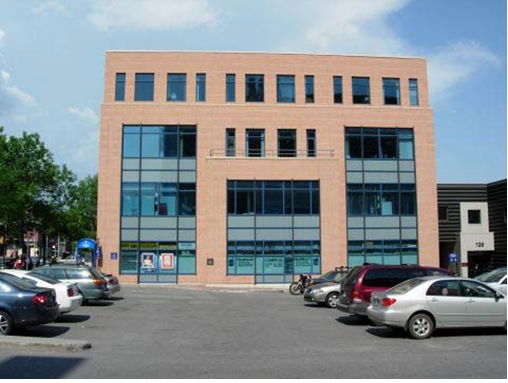
#> input picture Computer Vision 2/images/input/building.png, 508 x 383 px
$ python main.py
#> lines starting #> are read from the running program, lines starting #| are printed output that depends on the picture
#> further down, image_path is the input picture: shape (383, 508, 3); mean B, G, R 140.5, 137.6, 130.6
import cv2
import numpy as np


def corners_detection(image):

    # cross = cv2.getStructuringElement(cv2.MORPH_CROSS, (5, 5))
    cross = np.array([[0, 0, 1, 0, 0],
                      [0, 0, 1, 0, 0],
                      [1, 1, 1, 1, 1],
                      [0, 0, 1, 0, 0],
                      [0, 0, 1, 0, 0]], dtype=np.uint8)

    # diamond = cv2.getStructuringElement(cv2.MORPH_RECT, (5, 5))
    diamond = np.array([[0, 0, 1, 0, 0],
                        [0, 1, 1, 1, 0],
                        [1, 1, 1, 1, 1],
                        [0, 1, 1, 1, 0],
                        [0, 0, 1, 0, 0]], dtype=np.uint8)
    # diamond = np.array([[0, 1, 0],
    #                     [1, 1, 1],
    #                     [0, 1, 0]], dtype=np.uint8)

    x_shape = np.array([[1, 0, 0, 0, 1],
                        [0, 1, 0, 1, 0],
                        [0, 0, 1, 0, 0],
                        [0, 1, 0, 1, 0],
                        [1, 0, 0, 0, 1]], dtype=np.uint8)

    square = np.ones((5, 5), np.uint8)

    # first dilation
    R1 = cv2.dilate(image, cross)
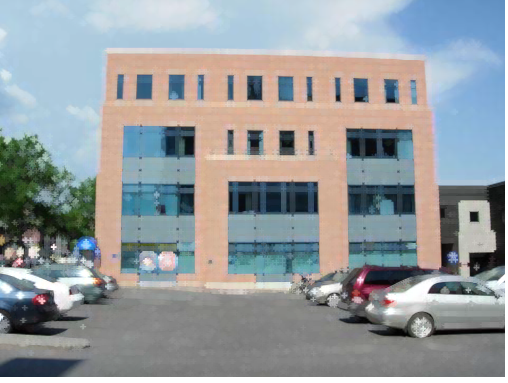
#> R1: shape (383, 508, 3); mean B, G, R 157.6, 154.6, 148.8
    R1 = cv2.erode(R1, diamond)
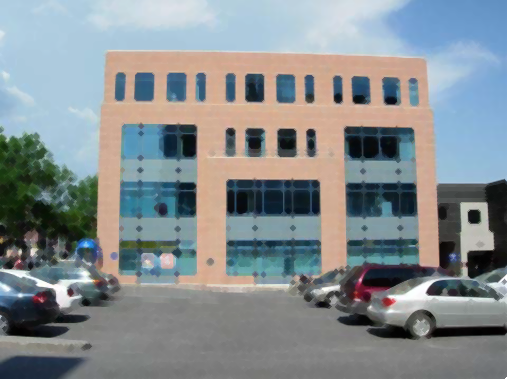
#> R1: shape (383, 508, 3); mean B, G, R 144.8, 141.8, 134.5
    cv2.imshow("First result", R1)
    cv2.imwrite("images/output/first_dilate_erode_image.png", R1)

    # second dilation
    R2 = cv2.dilate(image, x_shape)
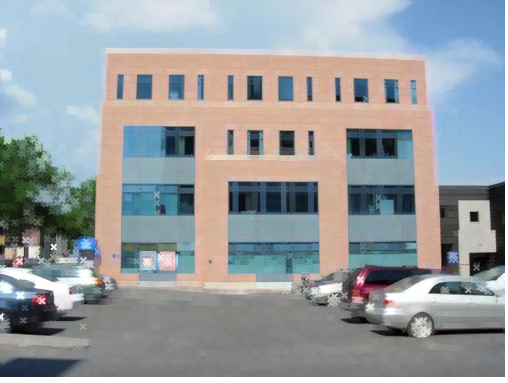
#> R2: shape (383, 508, 3); mean B, G, R 159.5, 156.4, 150.8
    R2 = cv2.erode(R2, square)
    cv2.imshow("Second result", R2)
    cv2.imwrite("images/output/second_dilate_erode_image.png", R2)

    result = cv2.absdiff(R1, R2)
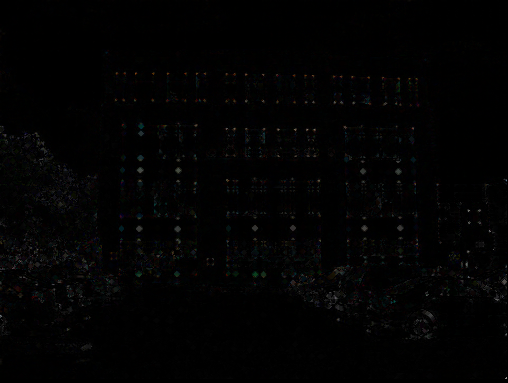
#> result: shape (383, 508, 3); mean B, G, R 2.3, 2.3, 2.4
    cv2.imshow("No threshold", result)
    cv2.imwrite("images/output/no_threshold_image.png", result)

    retval, result = cv2.threshold(result, 70, 255, cv2.THRESH_BINARY)

    cv2.imshow("Final result", result)
    cv2.imwrite("images/output/final_result_image.png", result)


image_path = cv2.imread('images/input/building.png')
if image_path is None:
    print("Image cannot be found")
    exit()

corners_detection(image_path)

while True:
    if cv2.waitKey(1) == ord("x"):
#> (key x is pressed here)
        break

cv2.destroyAllWindows()
